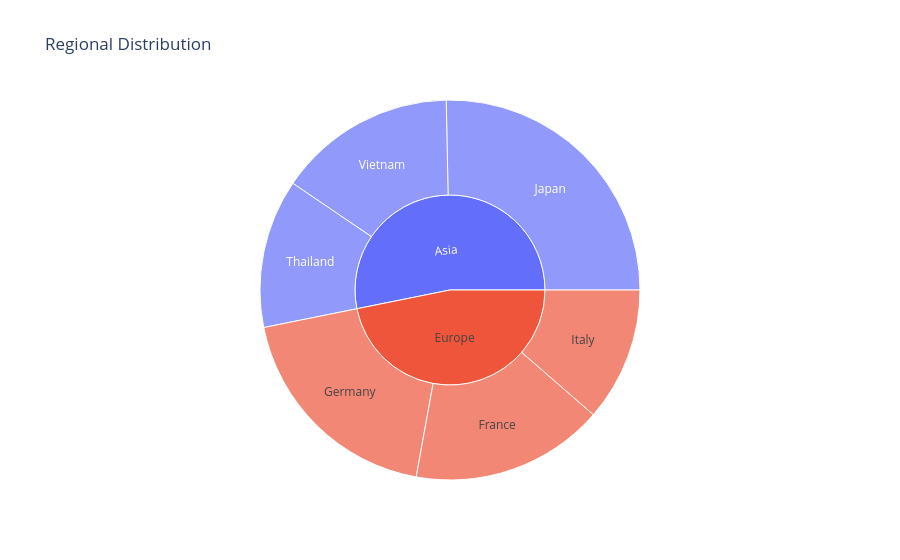

Source (notebook cell):
### Markdown cell above
# Bai 2

### Code cell
data2 = {
    "Region": ["Asia", "Asia", "Asia", "Europe", "Europe", "Europe"],
    "Country": ["Vietnam", "Thailand", "Japan", "Germany", "France", "Italy"],
    "Value": [120, 100, 200, 150, 130, 90],
}
df2 = pd.DataFrame(data2)
fig = px.sunburst(
    df2, path=["Region", "Country"], values="Value", title="Regional Distribution"
)
fig.show()

### Figure 1 — Plotly figure (JSON) as saved in the notebook; plotly's stock layout.template omitted (floating-point values rounded to 4 significant figures)
{"data": [{"branchvalues": "total", "domain": {"x": [0, 1], "y": [0, 1]}, "hovertemplate": "labels=%{label}<br>Value=%{value}<br>parent=%{parent}<br>id=%{id}<extra></extra>", "ids": ["Asia/Vietnam", "Asia/Thailand", "Asia/Japan", "Europe/Germany", "Europe/France", "Europe/Italy", "Asia", "Europe"], "labels": ["Vietnam", "Thailand", "Japan", "Germany", "France", "Italy", "Asia", "Europe"], "name": "", "parents": ["Asia", "Asia", "Asia", "Europe", "Europe", "Europe", "", ""], "type": "sunburst", "values": [120.0, 100.0, 200.0, 150.0, 130.0, 90.0, 420.0, 370.0]}], "layout": {"legend": {"tracegroupgap": 0}, "title": {"text": "Regional Distribution"}}}
